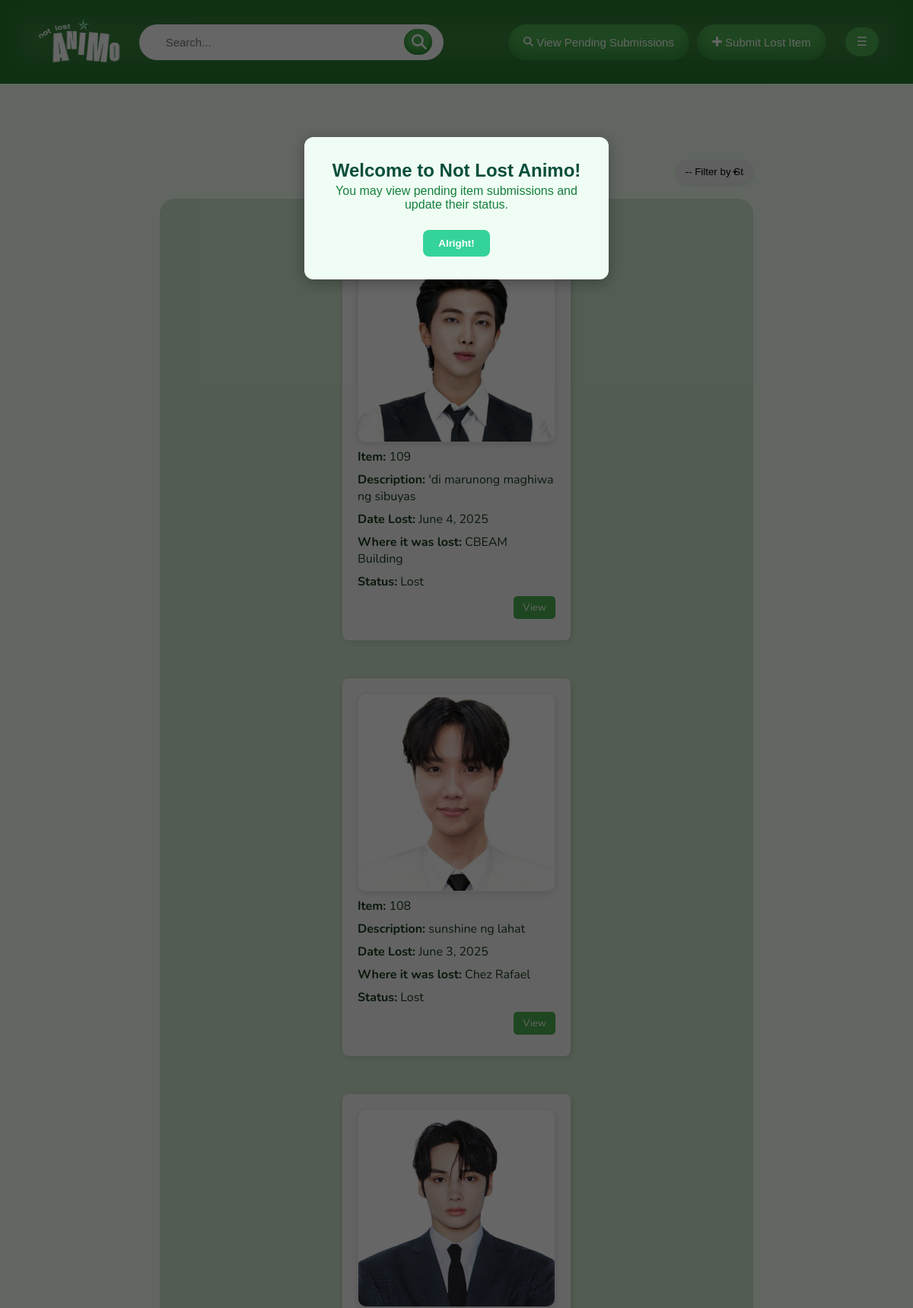
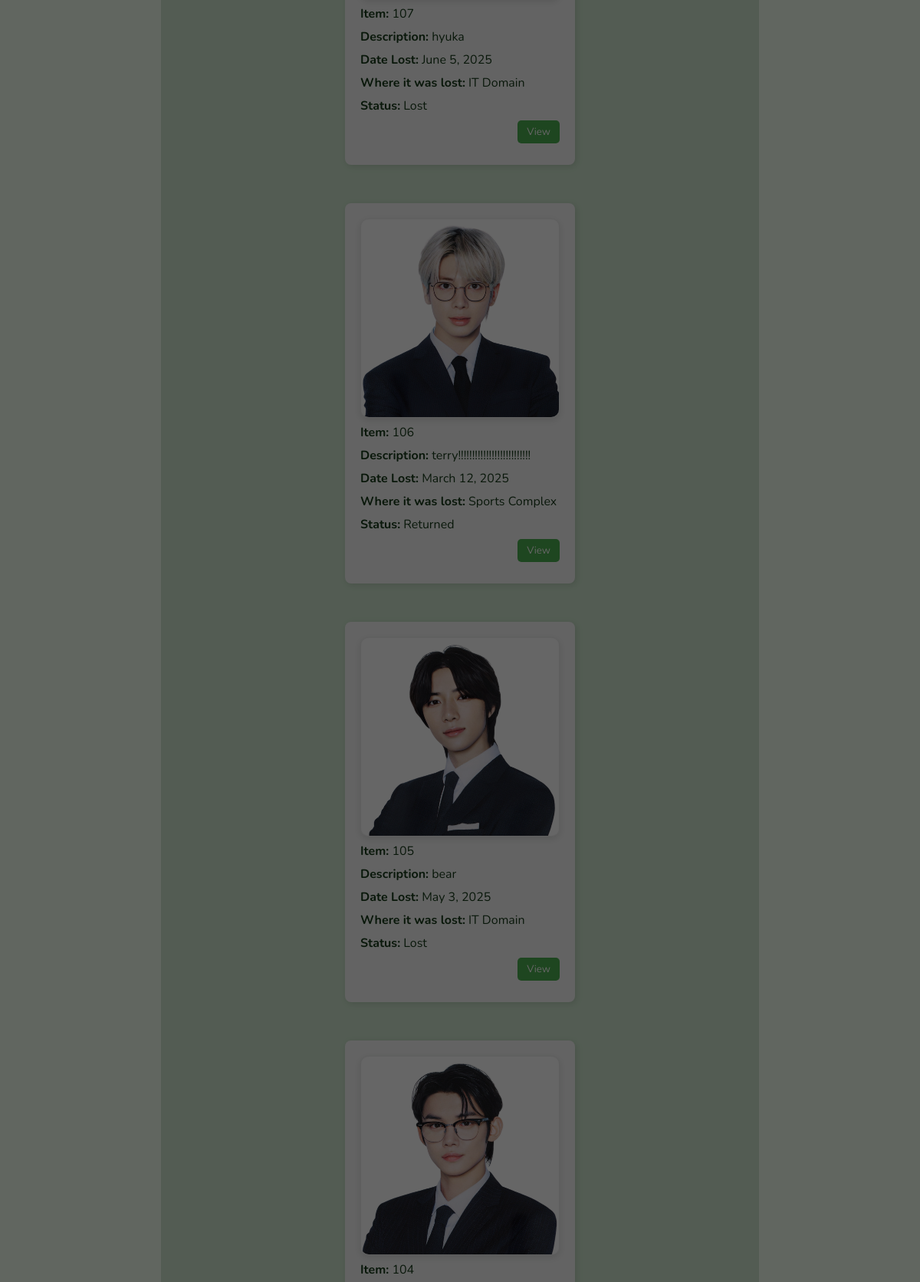
Page /public/user-staff/staff-item-main.php (upper part) on the committed database (2 pictures, top to bottom).
### tables this page shows
CREATE TABLE `item_submission` (
  `item_index` int(11) NOT NULL,
  `user_submit_index` int(11) NOT NULL COMMENT 'The person who submitted the lost item',
  `image_path` varchar(255) DEFAULT NULL COMMENT 'Path to uploaded image',
  `item_name` varchar(100) NOT NULL COMMENT 'Name or title of the item',
  `description` text DEFAULT NULL COMMENT 'Description of the item',
  `lost_location` varchar(100) NOT NULL COMMENT 'Where the item was lost (e.g., library, building)',
  `lost_date` date NOT NULL COMMENT 'When the item was lost',
  `user_retrieve_index` int(11) NOT NULL,
  `retrieval_date` date DEFAULT NULL,
  `status` varchar(20) NOT NULL COMMENT 'Status of the item, e.g., Lost or Found',
  `approved` tinyint(1) DEFAULT 0
);

### public/user-staff/staff-item-main.php (the view, shortened to what this page needs)
<?php require("../include/conn.php"); ?>
<!DOCTYPE html>
<html lang="en">
<head>
    <link rel="stylesheet" href="../css/base.css?v=<?= time() ?>">
    <link rel="stylesheet" href="../css/staff-main.css?v=<?= time() ?>">
    <link rel="stylesheet" href="../css/ads.css?v=<?= time() ?>">
</head>
<body>
    <header>
        <div style="display: flex; align-items: center; gap: 20px;">
            <img src="../media/logo.png" alt="notlostanimo-logo" class="logo-img">
            <form action="" method="get" name="formadd" enctype="multipart/form-data" novalidate>
                <div class="search-wrapper">
                    <input type="search" id="txtsearch" name="q" placeholder="Search..."
                    value="<?= isset($_GET['q']) ? htmlspecialchars($_GET['q']) : '' ?>">
                    <button type="submit"><img src="../media/search.png"></button>
                </div>
            </form>
        </div>
        <div class="header-container">
            <button type="button" class="add-button" onclick="window.location.href='staff-pending-item-main.php'">
                <img src="../media/search.png"> View Pending Submissions
            </button>
            <button type="button" class="add-button" onclick="window.location.href='staff-add-item.php'">
                <img src="../media/add.png"> Submit Lost Item
            </button>
            <div class="user-profile" onclick="toggleDropdown()">
                <span>☰</span>
            </div>
        </div>
    </header>
     <div id="introPopup" class="intro-popup">
    <div class="intro-content">
        <h2>Welcome to Not Lost Animo!</h2>
        <p>You may view pending item submissions and update their status.</p>
        <button onclick="closeIntro()">Alright!</button>
    </div>
</div>
<div class="content">
    <form action="" method="get" name="filterForm" enctype="multipart/form-data" class="filter" novalidate>
            <select name="status_filter" onchange="this.form.submit()">
                <option value="">-- Filter by Status --</option>
            </select>
    </form>
<div class="records-container">
        <?php
            $itemsPerPage = 15;
            $currentPage = isset($_GET['page']) ? (int)$_GET['page'] : 1;
            $offset = ($currentPage - 1) * $itemsPerPage;
            $sql = "SELECT * FROM item_submission WHERE approved = 1 AND status IN ('Lost', 'Returned')";
            $params = [];
            $types = "";
            $sql .= " ORDER BY item_index DESC LIMIT ?, ?";
            $params[] = $offset;
            $params[] = $itemsPerPage;
            $types .= "ii";
            $stmt = $conn->prepare($sql);
            if (!empty($params)) {
                $stmt->bind_param($types, ...$params);
            }
            $stmt->execute();
            $result = $stmt->get_result();
            if ($result->num_rows > 0):
                while ($row = $result->fetch_assoc()):
                    $vitemindex = htmlspecialchars($row['item_index']);
                        $fullDescription = htmlspecialchars($row['description']);
                        $vdescription = mb_strimwidth($fullDescription, 0, 100, '...');
                        $rawDate = $row['lost_date'];
                        $vlostdate = date("F j, Y", strtotime($rawDate));
                    $vimagepath = htmlspecialchars($row['image_path']);
                    $vlostlocation = htmlspecialchars($row['lost_location']);
                    $vstatus = htmlspecialchars($row['status']);
        ?>
        <div class="record-panel">
            <div class="img-container">
            <?php
                $imageFullPath = '../media/' . $vimagepath;
                if (!empty($vimagepath) && file_exists($imageFullPath)) {
                    echo "<img src='{$imageFullPath}' alt='Item Image' class='item-image'>";
                } else {
                    echo "<p><em>No image available</em></p>";
                }
            ?>
            </div>
            <div><strong>Item:</strong> <?= $vitemindex ?></div>
            <div><strong>Description:</strong> <?= $vdescription ?></div>
            <div><strong>Date Lost:</strong> <?= $vlostdate ?></div>
            <div><strong>Where it was lost:</strong> <?= $vlostlocation ?></div>
            <div><strong>Status:</strong> <?= $vstatus ?></div>
            <div class="record-buttons">
                <button class="btn" onclick="window.location.href='staff-item-view.php?vid=<?= $vitemindex ?>'">View</button>
            </div>
        </div>
        <?php endwhile; else: ?>
        <p>No items found.</p>
    <?php endif; ?>
    </div>
</div>
</body>
</html>

### public/css/base.css (style rules this page uses)
* { margin: 0; padding: 0; box-sizing: border-box; }
body { font-family: 'Nunito', sans-serif; background-color: #f3fff2; }

### public/css/staff-main.css (style rules this page uses)
header { background-color: #3b813e; box-shadow: inset 0px -5px 20px 30px rgba(27, 115, 40, 0.552); color: white; display: flex; justify-content: space-between; align-items: center; padding: 25px 45px; position: relative; gap:50px; }
.header-container { display: flex; align-items: center; gap: 20px; }
.add-button { font-size: 15px; padding: 15px 20px 15px 20px; border: none; background-color: #4CAF50; box-shadow: inset 0px -10px 15px 1px rgba(27, 115, 40, 0.444); color: white; cursor: pointer; border-radius: 25px; transition: ease 0.3s; }
header img { width: 13px; height: 13px; }
.logo-img { height: 60px; width: auto; }
form { width: 30%; }
.search-wrapper { gap:20px; position: relative; width: 100%; }
.search-wrapper input[type="search"] { display: flex; justify-content: space-between; width: 100%; padding: 15px 35px 15px 35px; border-radius: 25px; font-size: 15px; border: none; }
.search-wrapper button { padding: 7px 7px 7px 10px; display: flex; background-color: #4CAF50; box-shadow: inset 0px -5px 5px 1px rgba(27, 115, 40, 0.552); position: absolute; right: 15px; top: 50%; transition: ease 0.3s; transform: translateY(-50%); border: none; border-radius: 20px; cursor: pointer; font-size: 18px; }
.search-wrapper img { width: 20px; height: 20px; }
.content { display: flex; flex-direction: column; align-items: center; margin: 100px auto; }
.filter { margin-bottom: 20px; width: 65%; display: flex; justify-content: flex-end; }
.filter select { width: 13%; appearance: none; background-repeat: no-repeat; background-position: right 16px center; background-size: 16px 16px; padding: 8px 12px; border: none; border-radius: 15px; box-shadow: rgba(21, 61, 23, 0.1) 0px 2px 5px; }
.records-container { justify-content: center; padding: 40px 150px 40px 150px; position: relative; width: 65%; display: flex; flex-wrap: wrap; gap: 50px; background-color: #5b9a5f3b; border-radius: 20px; }
.record-panel { color: #163a19; border-radius: 8px; padding: 20px; width: 300px; display: flex; flex-direction: column; background-color: #f9f9f9; box-shadow: 2px 2px 8px rgba(11, 40, 14, 0.138); }
.record-panel div { margin-bottom: 8px; }
.img-container { display: flex; align-items: center; justify-content: center; width: 100%; height: auto; border-radius: 10px; box-shadow: 0 3px 10px rgba(30, 36, 31, 0.133); border: #cccccc42 1px solid; }
.img-container img { width: 100%; height: 100%; border-radius: 10px; }
.record-buttons { width: 100%; display: flex; justify-content: flex-end; margin-top: auto; margin-bottom: 10px; }
.btn { font-family: 'Nunito', sans-serif; padding: 6px 12px; border: none; background-color: #4CAF50; color: white; cursor: pointer; border-radius: 5px; transition: ease 0.3s; }

### public/user-staff/staff-item-main.php (style rules this page uses)
header { display: flex; align-items: center; justify-content: space-between; background-color: #3b813e; box-shadow: inset 0px -5px 20px 30px rgba(27, 115, 40, 0.552); }
.logo-img { height: 60px; }
.search-wrapper { width: 400px; }
.search-wrapper input[type="search"] { display: flex; justify-content: space-between; width: 100%; padding: 15px 35px 15px 35px; border-radius: 25px; font-size: 15px; border: none; }
.search-wrapper button { padding: 7px 7px 7px 10px; display: flex; background-color: #4CAF50; box-shadow: inset 0px -5px 5px 1px rgba(27, 115, 40, 0.552); position: absolute; right: 15px; top: 50%; transition: ease 0.3s; transform: translateY(-50%); border: none; border-radius: 20px; cursor: pointer; font-size: 18px; }
.search-wrapper img { width: 20px; height: 20px; }
.user-profile { position: relative; cursor: pointer; padding: 8px 15px; background-color: #4CAF50; color: white; border-radius: 20px; margin-left: 15px; }
.header-container { display: flex; align-items: center; gap: 10px; }
.intro-popup { display: none; position: fixed; z-index: 9999; top: 0; left: 0; width: 100%; height: 100%; background: rgba(0, 0, 0, 0.6); }
.intro-content { background: #f0fdf4; padding: 30px; border-radius: 12px; max-width: 400px; text-align: center; margin: 15% auto; box-shadow: 0 4px 20px rgba(0, 0, 0, 0.3); color: #064e3b; font-family: Arial, sans-serif; }
.intro-content p { color: #15803d; margin: 4px 0; }
.intro-content button, .intro-content .get-started { background-color: #34d399; color: white; border: none; padding: 10px 20px; border-radius: 8px; cursor: pointer; font-weight: bold; margin-top: 20px; transition: background-color 0.3s ease; }

### rows in the picture
item_submission: image_path (picture), item_index "109", description "'di marunong maghiwa ng sibuyas", lost_date "June 4, 2025", lost_location "CBEAM Building", status "Lost"
item_submission: image_path (picture), item_index "108", description "sunshine ng lahat", lost_date "June 3, 2025", lost_location "Chez Rafael", status "Lost"
item_submission: image_path (picture), item_index "107", description "hyuka", lost_date "June 5, 2025", lost_location "IT Domain", status "Lost"
item_submission: image_path (picture), item_index "106", description "terry!!!!!!!!!!!!!!!!!!!!!!!!!!", lost_date "March 12, 2025", lost_location "Sports Complex", status "Returned"
item_submission: image_path (picture), item_index "105", description "bear", lost_date "May 3, 2025", lost_location "IT Domain", status "Lost"
item_submission: image_path (picture), item_index "104"
